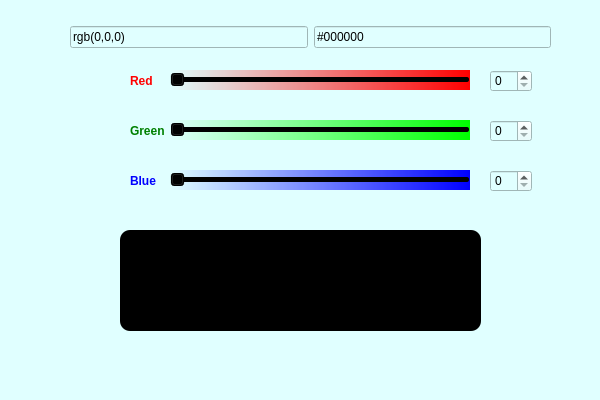
<?xml version="1.0" encoding="UTF-8"?>
<ui version="4.0">
 <class>MainWindow</class>
 <widget class="QMainWindow" name="MainWindow">
  <property name="geometry">
   <rect>
    <x>0</x>
    <y>0</y>
    <width>600</width>
    <height>400</height>
   </rect>
  </property>
  <property name="windowTitle">
   <string>MainWindow</string>
  </property>
  <property name="styleSheet">
   <string notr="true">background-color:rgb(224,255,255);</string>
  </property>
  <widget class="QWidget" name="centralwidget">
   <widget class="QSlider" name="red_slider">
    <property name="geometry">
     <rect>
      <x>170</x>
      <y>70</y>
      <width>300</width>
      <height>20</height>
     </rect>
    </property>
    <property name="styleSheet">
     <string notr="true">background-color:qlineargradient(spread:pad, x1:0, y1:0, x2:1, y2:0, stop:0 rgba(255, 0, 0, 0), stop:1 rgba(255, 0, 0, 1));</string>
    </property>
    <property name="maximum">
     <number>255</number>
    </property>
    <property name="orientation">
     <enum>Qt::Horizontal</enum>
    </property>
   </widget>
   <widget class="QSlider" name="green_slider">
    <property name="geometry">
     <rect>
      <x>170</x>
      <y>120</y>
      <width>300</width>
      <height>20</height>
     </rect>
    </property>
    <property name="styleSheet">
     <string notr="true">background-color:qlineargradient(spread:pad, x1:0, y1:0, x2:1, y2:0, stop:0 rgba(0, 255, 0, 0), stop:1 rgba(0, 255, 0, 1));</string>
    </property>
    <property name="maximum">
     <number>255</number>
    </property>
    <property name="orientation">
     <enum>Qt::Horizontal</enum>
    </property>
   </widget>
   <widget class="QSlider" name="blue_slider">
    <property name="geometry">
     <rect>
      <x>170</x>
      <y>170</y>
      <width>300</width>
      <height>20</height>
     </rect>
    </property>
    <property name="styleSheet">
     <string notr="true">background-color:qlineargradient(spread:pad, x1:0, y1:0, x2:1, y2:0, stop:0 rgba(0, 0, 255, 0), stop:1 rgba(0, 0, 255, 1));</string>
    </property>
    <property name="maximum">
     <number>255</number>
    </property>
    <property name="orientation">
     <enum>Qt::Horizontal</enum>
    </property>
   </widget>
   <widget class="QLabel" name="current_color">
    <property name="geometry">
     <rect>
      <x>120</x>
      <y>230</y>
      <width>361</width>
      <height>101</height>
     </rect>
    </property>
    <property name="styleSheet">
     <string notr="true">border-radius:10px;
background-color:#000000;</string>
    </property>
    <property name="text">
     <string/>
    </property>
   </widget>
   <widget class="QLabel" name="red">
    <property name="geometry">
     <rect>
      <x>130</x>
      <y>70</y>
      <width>31</width>
      <height>21</height>
     </rect>
    </property>
    <property name="styleSheet">
     <string notr="true">color:red;
font-weight:800;</string>
    </property>
    <property name="text">
     <string>Red</string>
    </property>
   </widget>
   <widget class="QLabel" name="green">
    <property name="geometry">
     <rect>
      <x>130</x>
      <y>120</y>
      <width>41</width>
      <height>21</height>
     </rect>
    </property>
    <property name="styleSheet">
     <string notr="true">color:green;
font-weight:800;</string>
    </property>
    <property name="text">
     <string>Green</string>
    </property>
   </widget>
   <widget class="QLabel" name="blue">
    <property name="geometry">
     <rect>
      <x>130</x>
      <y>170</y>
      <width>31</width>
      <height>21</height>
     </rect>
    </property>
    <property name="styleSheet">
     <string notr="true">color:blue;
font-weight:800;</string>
    </property>
    <property name="text">
     <string>Blue</string>
    </property>
   </widget>
   <widget class="QSpinBox" name="red_box">
    <property name="geometry">
     <rect>
      <x>490</x>
      <y>70</y>
      <width>42</width>
      <height>22</height>
     </rect>
    </property>
    <property name="maximum">
     <number>255</number>
    </property>
   </widget>
   <widget class="QSpinBox" name="green_box">
    <property name="geometry">
     <rect>
      <x>490</x>
      <y>120</y>
      <width>42</width>
      <height>22</height>
     </rect>
    </property>
    <property name="maximum">
     <number>255</number>
    </property>
   </widget>
   <widget class="QSpinBox" name="blue_box">
    <property name="geometry">
     <rect>
      <x>490</x>
      <y>170</y>
      <width>42</width>
      <height>22</height>
     </rect>
    </property>
    <property name="maximum">
     <number>255</number>
    </property>
   </widget>
   <widget class="QWidget" name="">
    <property name="geometry">
     <rect>
      <x>70</x>
      <y>20</y>
      <width>481</width>
      <height>34</height>
     </rect>
    </property>
    <layout class="QHBoxLayout" name="horizontalLayout">
     <item>
      <widget class="QLineEdit" name="rgb_pallet">
       <property name="styleSheet">
        <string notr="true">font: 16pt &quot;Franklin Gothic Medium&quot;;</string>
       </property>
       <property name="text">
        <string>rgb(0,0,0)</string>
       </property>
      </widget>
     </item>
     <item>
      <widget class="QLineEdit" name="hex_pallet">
       <property name="styleSheet">
        <string notr="true">font: 16pt &quot;Franklin Gothic Medium&quot;;</string>
       </property>
       <property name="text">
        <string>#000000</string>
       </property>
      </widget>
     </item>
    </layout>
   </widget>
  </widget>
  <widget class="QMenuBar" name="menubar">
   <property name="geometry">
    <rect>
     <x>0</x>
     <y>0</y>
     <width>600</width>
     <height>21</height>
    </rect>
   </property>
  </widget>
  <widget class="QStatusBar" name="statusbar"/>
 </widget>
 <resources/>
 <connections/>
</ui>
